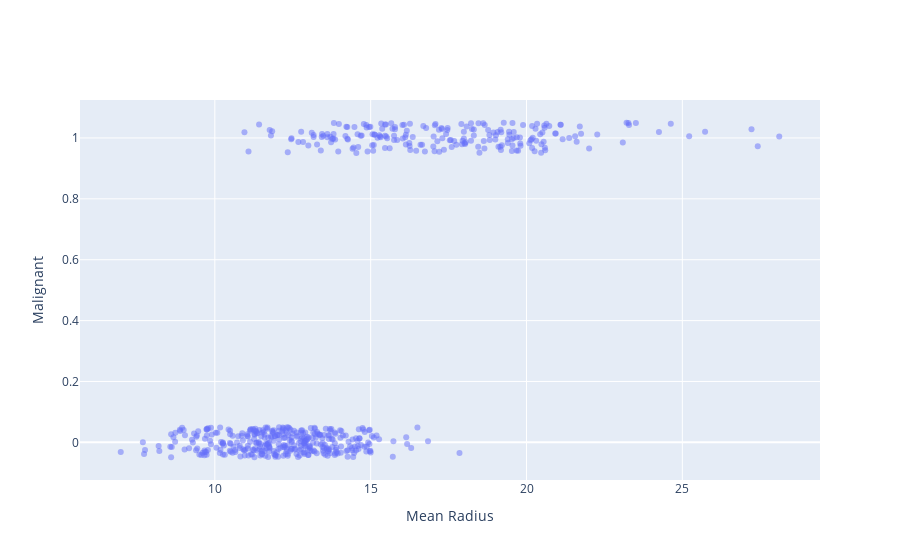

The notebook cell saved with this chart:
### Code cell
points = go.Scatter(x=data['mean radius'], y = jitter(data['malignant']), 
                    mode="markers", 
                    marker=dict(opacity=0.5))
go.Figure(data=[points], layout=layout)

### Figure 1 — Plotly figure (JSON) as saved in the notebook; plotly's stock layout.template omitted (floating-point values rounded to 4 significant figures; data arrays with more than 128 entries replaced by an {"elided": "..."} marker saying what was removed)
{"data": [{"marker": {"opacity": 0.5}, "mode": "markers", "type": "scatter", "x": {"elided": "569 float values"}, "y": {"elided": "569 float values"}}], "layout": {"xaxis": {"title": {"text": "Mean Radius"}}, "yaxis": {"title": {"text": "Malignant"}}}}
